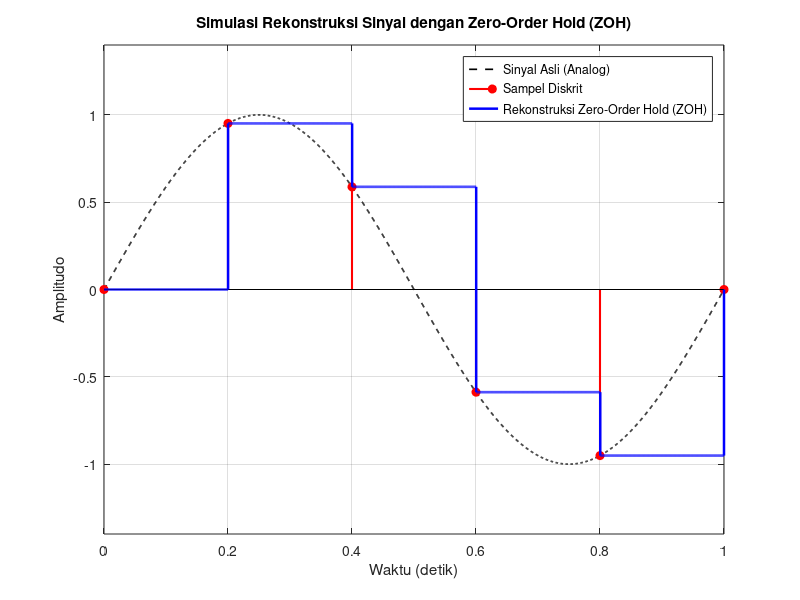

This figure's MATLAB source:
clear; clf; clc;

% 1. Parameter Sinyal Asli
f = 1;                  % Frekuensi sinyal sinus (Hz)
t_end = 1;              % Durasi total (detik)
t_fine = linspace(0, t_end, 2000); % Waktu kontinyu resolusi tinggi
x_orig = sin(2 * pi * f * t_fine); % Sinyal analog asli

% 2. Parameter Sampling
T_s = 1/(f*5);               % Periode sampling (detik)
t_samples = 0:T_s:t_end;  % Titik-titik waktu pencacahan
x_samples = sin(2 * pi * f * t_samples); % Nilai amplitudo sampel diskrit

% 3. Proses Rekonstruksi Zero-Order Hold (ZOH)
% Menahan nilai sampel konstan selama satu periode sampling T_s
x_zoh = zeros(size(t_fine));
for i = 1:length(t_fine)
    % Mencari indeks sampel aktif yang paling dekat di sebelah kiri waktu t_fine(i)
    idx = find(t_samples <= t_fine(i), 1, 'last');
    if isempty(idx)
        idx = 1;
    end
    x_zoh(i) = x_samples(idx);
end

% 4. Visualisasi Grafik
fig=figure(2)

plot(t_fine, x_orig, 'k--', 'LineWidth', 1.2); hold on;
stem(t_samples, x_samples, 'r', 'filled', 'LineWidth', 1.5);
stairs(t_fine, x_zoh, 'b-', 'LineWidth', 1.8);

legend('Sinyal Asli (Analog)', 'Sampel Diskrit', 'Rekonstruksi Zero-Order Hold (ZOH)', ...
       'Location', 'northeast');
xlabel('Waktu (detik)');
ylabel('Amplitudo');
title('Simulasi Rekonstruksi Sinyal dengan Zero-Order Hold (ZOH)');
grid on;
ylim([-1.4 1.4]);
